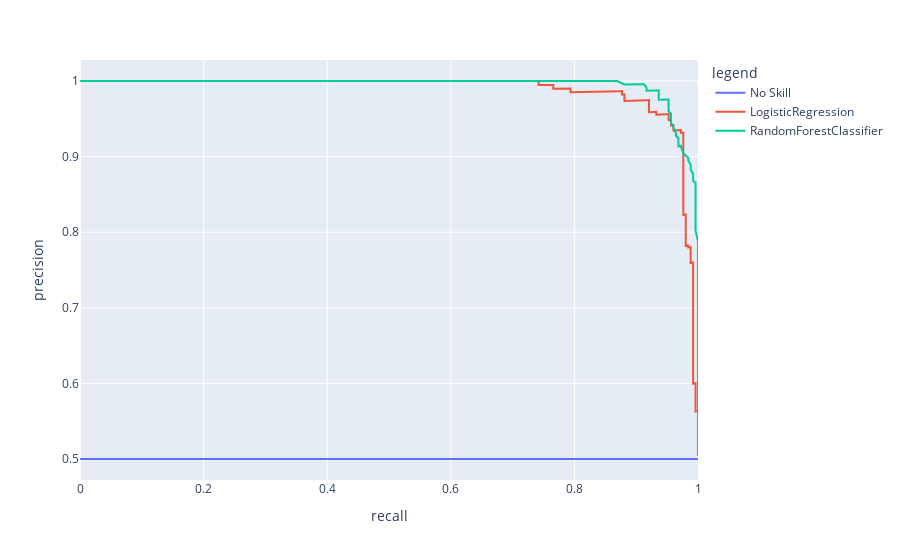

The notebook cell this image was saved under:
### Code cell
# generate 2 class dataset
X, y = make_classification(n_samples=1000, n_classes=2)

plot_rocauc(X, y, [(LogisticRegression(solver='lbfgs')), (RandomForestClassifier())])

### Figure 1 — Plotly figure (JSON) as saved in the notebook; plotly's stock layout.template omitted (floating-point values rounded to 4 significant figures; data arrays with more than 128 entries replaced by an {"elided": "..."} marker saying what was removed)
{"data": [{"hovertemplate": "legend=No Skill<br>recall=%{x}<br>precision=%{y}<extra></extra>", "legendgroup": "No Skill", "line": {"color": "#636efa", "dash": "solid"}, "marker": {"symbol": "circle"}, "mode": "lines", "name": "No Skill", "orientation": "v", "showlegend": true, "type": "scatter", "x": [0, 1], "xaxis": "x", "y": [0.5, 0.5], "yaxis": "y"}, {"hovertemplate": "legend=LogisticRegression<br>recall=%{x}<br>precision=%{y}<extra></extra>", "legendgroup": "LogisticRegression", "line": {"color": "#EF553B", "dash": "solid"}, "marker": {"symbol": "circle"}, "mode": "lines", "name": "LogisticRegression", "orientation": "v", "showlegend": true, "type": "scatter", "x": {"elided": "501 float values"}, "xaxis": "x", "y": {"elided": "501 float values"}, "yaxis": "y"}, {"hovertemplate": "legend=RandomForestClassifier<br>recall=%{x}<br>precision=%{y}<extra></extra>", "legendgroup": "RandomForestClassifier", "line": {"color": "#00cc96", "dash": "solid"}, "marker": {"symbol": "circle"}, "mode": "lines", "name": "RandomForestClassifier", "orientation": "v", "showlegend": true, "type": "scatter", "x": [1, 1, 1, 1, 1, 1, 1, 1, 1, 1, 1, 1, 0.996, 0.996, 0.996, 0.996, 0.996, 0.996, 0.996, 0.9921, 0.9921, 0.9921, 0.9921, 0.9881, 0.9881, 0.9881, 0.9841, 0.9841, 0.9762, 0.9722, 0.9683, 0.9683, 0.9683, 0.9643, 0.9643, 0.9603, 0.9563, 0.9563, 0.9563, 0.9524, 0.9524, 0.9524, 0.9524, 0.9484, 0.9444, 0.9365, 0.9365, 0.9365, 0.9325, 0.9246, 0.9167, 0.9167, 0.9127, 0.9087, 0.9008, 0.8968, 0.881, 0.869, 0.8333, 0.7778, 0.7024, 0.6548, 0.6071, 0.496, 0.4048, 0.2976, 0.1746, 0.09524, 0.05556, 0.007937, 0], "xaxis": "x", "y": [0.504, 0.5143, 0.5373, 0.5638, 0.5902, 0.6253, 0.6562, 0.6904, 0.7179, 0.7478, 0.7683, 0.7875, 0.8019, 0.8071, 0.8257, 0.8311, 0.8339, 0.8537, 0.8655, 0.8681, 0.8711, 0.8741, 0.8772, 0.883, 0.8861, 0.8893, 0.8953, 0.8986, 0.9044, 0.9142, 0.9139, 0.9208, 0.9242, 0.9275, 0.931, 0.938, 0.9451, 0.9488, 0.9563, 0.96, 0.9639, 0.9717, 0.9756, 0.9755, 0.9754, 0.9752, 0.9833, 0.9874, 0.9874, 0.9873, 0.9872, 0.9914, 0.9957, 0.9957, 0.9956, 0.9956, 0.9955, 1, 1, 1, 1, 1, 1, 1, 1, 1, 1, 1, 1, 1, 1], "yaxis": "y"}], "layout": {"legend": {"title": {"text": "legend"}, "tracegroupgap": 0}, "margin": {"t": 60}, "xaxis": {"anchor": "y", "domain": [0, 1], "title": {"text": "recall"}}, "yaxis": {"anchor": "x", "domain": [0, 1], "title": {"text": "precision"}}}}
